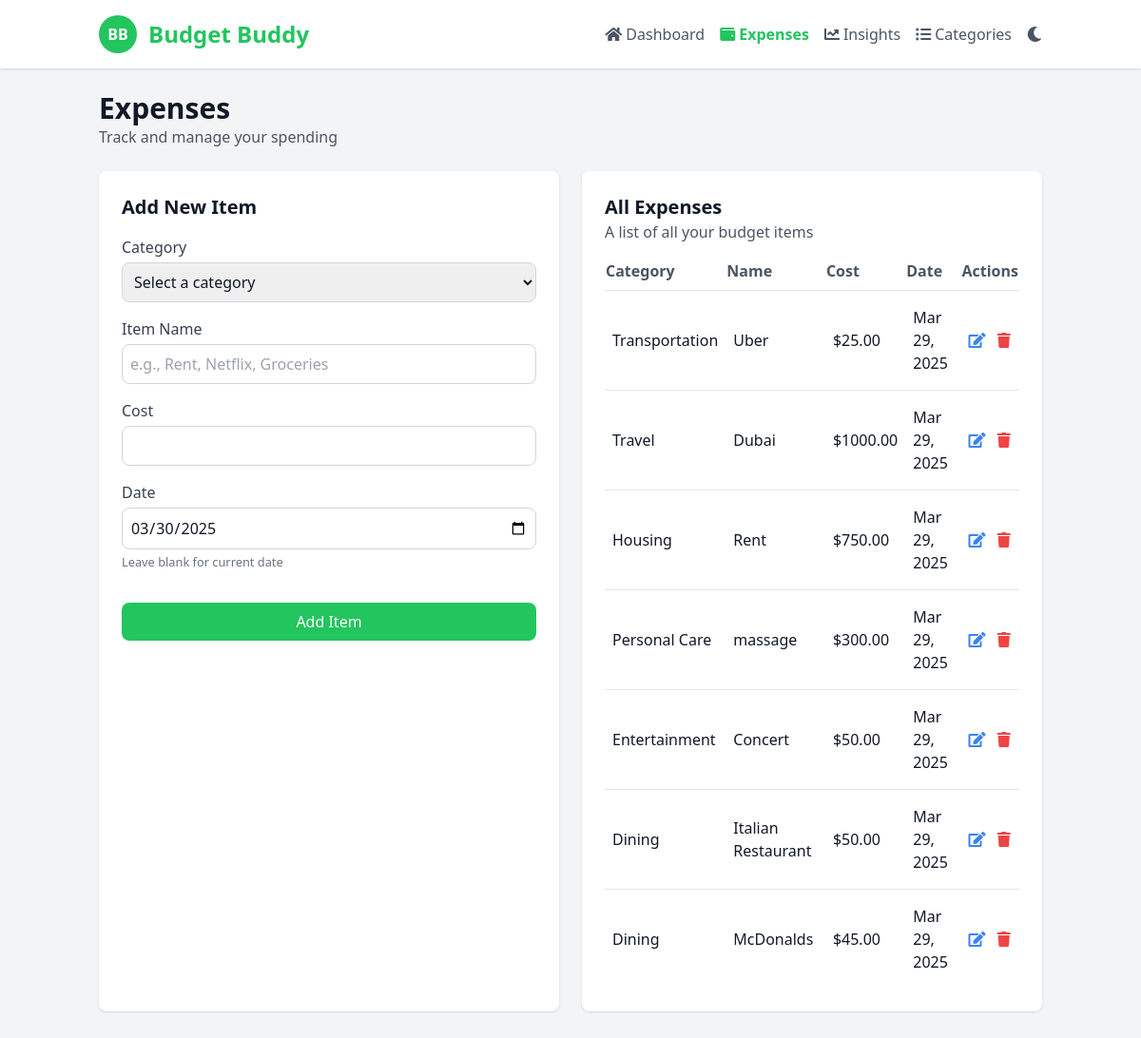
Before: /expenses with the older database file.
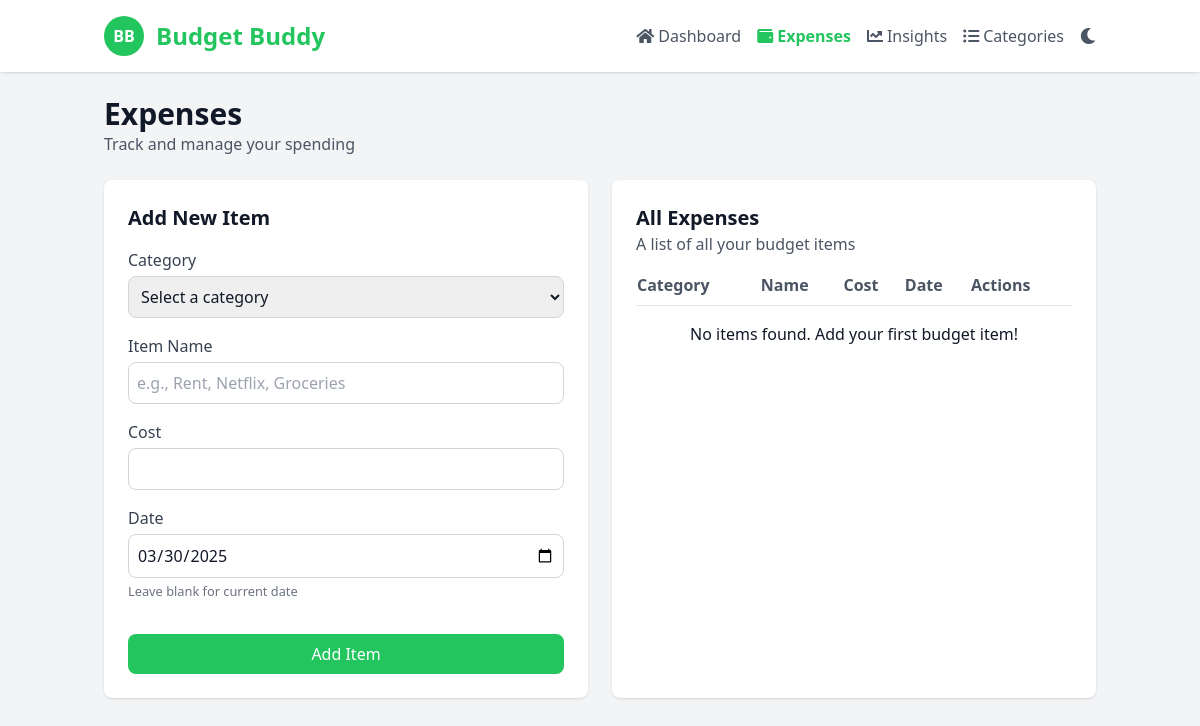
After: the same page with the newer database file.
### app.py (models this page shows, shortened)
class Todo(db.Model):
    id = db.Column(db.Integer, primary_key=True)
    item = db.Column(db.String(200), nullable=False)  # Category
    name = db.Column(db.String(200), nullable=False, default="Unnamed Item")  # Item name
    cost = db.Column(db.Float, nullable=False)
    date_created = db.Column(db.DateTime, default=datetime.now)

### app.py (the view, shortened to what this page needs)
@app.route('/expenses', methods=['GET', 'POST'])
def expenses():
    items = Todo.query.order_by(Todo.date_created.desc()).all()
    today_date = datetime.now().strftime('%Y-%m-%d')
    return render_template('expenses.html', items=items, today_date=today_date)

### templates/expenses.html (shortened to what this page needs)
<!DOCTYPE html>
<html lang="en">
<head>
    <script src="https://cdn.tailwindcss.com"></script>
    <link href="https://cdnjs.cloudflare.com/ajax/libs/font-awesome/5.15.3/css/all.min.css" rel="stylesheet"/>
</head>
<body class="bg-gray-100 text-gray-900 dark:bg-dark-900 dark:text-dark-200">
<header class="bg-white shadow fixed w-full z-10 dark:bg-dark-800 dark:shadow-dark">
    <div class="container mx-auto px-4 py-4 flex justify-between items-center">
        <div class="flex items-center">
            <div class="bg-green-500 text-white rounded-full w-10 h-10 flex items-center justify-center">
                <span class="font-bold">BB</span>
            </div>
            <h1 class="ml-3 text-2xl font-bold text-green-500">Budget Buddy</h1>
        </div>
        <nav class="hidden md:flex space-x-4 items-center">
            <a class="text-gray-600 flex items-center dark:text-dark-400 hover:text-green-500 dark:hover:text-green-400" href="/dashboard">
                <i class="fas fa-home mr-1"></i> Dashboard
            </a>
            <a class="text-green-500 font-semibold flex items-center dark:text-green-400" href="/expenses">
                <i class="fas fa-wallet mr-1"></i> Expenses
            </a>
            <a class="text-gray-600 flex items-center dark:text-dark-400 hover:text-green-500 dark:hover:text-green-400" href="/insights">
                <i class="fas fa-chart-line mr-1"></i> Insights
            </a>
            <a class="text-gray-600 flex items-center dark:text-dark-400 hover:text-green-500 dark:hover:text-green-400" href="/categories">
                <i class="fas fa-list-ul mr-1"></i> Categories
            </a>
            <button id="theme-toggle" class="ml-4 text-gray-600 dark:text-dark-400 hover:text-gray-800 dark:hover:text-dark-200 transition-colors duration-200 focus:outline-none">
            </button>
        </nav>
    </div>
</header>
<main class="container mx-auto px-4 py-24">
    <h2 class="text-3xl font-bold dark:text-dark-100">Expenses</h2>
    <p class="text-gray-600 dark:text-dark-400">Track and manage your spending</p>
    <div class="grid grid-cols-1 lg:grid-cols-2 gap-6 mt-6">
        <div class="bg-white p-6 rounded-lg shadow dark:bg-dark-800">
            <h3 class="text-xl font-bold dark:text-dark-100">Add New Item</h3>
            <form class="mt-4" action="/expenses" method="POST">
                <div class="mb-4">
                    <label class="block text-gray-700 dark:text-dark-400">Category</label>
                    <select name="item" class="w-full border border-gray-300 rounded-lg p-2 mt-1 dark:bg-dark-700 dark:border-dark-600 dark:text-dark-100" required>
                        <option value="" disabled selected>Select a category</option>
                    </select>
                </div>
                <div class="mb-4">
                    <label class="block text-gray-700 dark:text-dark-400">Item Name</label>
                    <input type="text" name="name" class="w-full border border-gray-300 rounded-lg p-2 mt-1 dark:bg-dark-700 dark:border-dark-600 dark:text-dark-100" placeholder="e.g., Rent, Netflix, Groceries" required>
                </div>
                <div class="mb-4">
                    <label class="block text-gray-700 dark:text-dark-400">Cost</label>
                    <input type="number" name="cost" class="w-full border border-gray-300 rounded-lg p-2 mt-1 dark:bg-dark-700 dark:border-dark-600 dark:text-dark-100" step="0.01" min="0" required>
                </div>
                <div class="mb-4">
                    <label class="block text-gray-700 dark:text-dark-400">Date</label>
                    <input type="date" name="date" class="w-full border border-gray-300 rounded-lg p-2 mt-1 dark:bg-dark-700 dark:border-dark-600 dark:text-dark-100" value="{{ today_date }}">
                    <small class="text-gray-500 dark:text-dark-500">Leave blank for current date</small>
                </div>
                <button type="submit" class="w-full bg-green-500 hover:bg-green-600 text-white rounded-lg p-2 mt-4 transition-colors duration-200">Add Item</button>
            </form>
        </div>
        <div class="bg-white p-6 rounded-lg shadow dark:bg-dark-800">
            <h3 class="text-xl font-bold dark:text-dark-100">All Expenses</h3>
            <p class="text-gray-600 dark:text-dark-400">A list of all your budget items</p>
            <div class="overflow-x-auto mt-4">
                <table class="w-full">
                    <thead>
                        <tr class="text-left text-gray-600 dark:text-dark-400">
                            <th class="pb-2">Category</th>
                            <th class="pb-2">Name</th>
                            <th class="pb-2">Cost</th>
                            <th class="pb-2">Date</th>
                            <th class="pb-2">Actions</th>
                        </tr>
                    </thead>
                    <tbody>
                        {% for item in items %}
                        <tr class="border-t border-gray-200 dark:border-dark-700 hover:bg-gray-50 dark:hover:bg-dark-700">
                            <td class="py-4 px-2 dark:text-dark-100">{{ item.item }}</td>
                            <td class="py-4 px-2 dark:text-dark-100">{{ item.name }}</td>
                            <td class="py-4 px-2 dark:text-dark-100">${{ "%.2f"|format(item.cost) }}</td>
                            <td class="py-4 px-2 dark:text-dark-100">{{ item.date_created.strftime('%b %d, %Y') }}</td>
                            <td class="py-4 px-2">
                                <a href="/update/{{ item.id }}" class="text-blue-500 hover:text-blue-700 dark:hover:text-blue-400 mr-2 transition-colors duration-200">
                                    <i class="fas fa-edit"></i>
                                </a>
                                <a href="/delete/{{ item.id }}" class="text-red-500 hover:text-red-700 dark:hover:text-red-400 transition-colors duration-200">
                                    <i class="fas fa-trash"></i>
                                </a>
                            </td>
                        </tr>
                        {% endfor %}
                        {% if not items %}
                        <tr class="border-t border-gray-200 dark:border-dark-700">
                            <td colspan="5" class="py-4 px-2 text-center dark:text-dark-100">No items found. Add your first budget item!</td>
                        </tr>
                        {% endif %}
                    </tbody>
                </table>
            </div>
        </div>
    </div>
</main>
</body>
</html>

### templates/expenses.html (style rules this page uses)
#theme-toggle { transition: all 0.3s ease; }

Changed rows visible on the page:
removed Todo: item "Transportation", name "Uber", cost "25.00", date_created "Mar 29, 2025"
removed Todo: item "Travel", name "Dubai", cost "1000.00", date_created "Mar 29, 2025"
removed Todo: item "Housing", name "Rent", cost "750.00", date_created "Mar 29, 2025"
removed Todo: item "Personal Care", name "massage", cost "300.00", date_created "Mar 29, 2025"
removed Todo: item "Entertainment", name "Concert", cost "50.00", date_created "Mar 29, 2025"
removed Todo: item "Dining", name "Italian Restaurant", cost "50.00", date_created "Mar 29, 2025"
removed Todo: item "Dining", name "McDonalds", cost "45.00", date_created "Mar 29, 2025"
Other visible differences:
text now shown: "No items found. Add your first budget item!"
